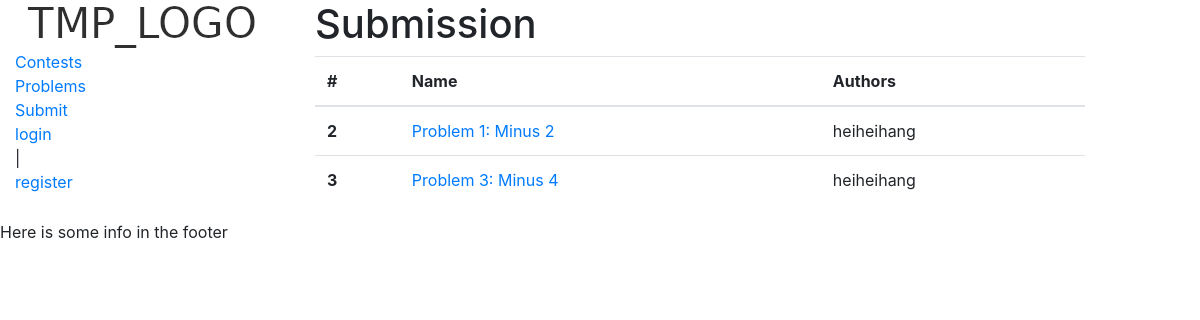
Screenshot of /submission/ with the database file from the repository.
### problem/models.py (models this page shows, shortened)
class ProblemModel(models.Model):
    name = models.CharField(max_length=100)
    authors = models.ManyToManyField(get_user_model())
    creation_time = models.DateTimeField(auto_now_add=True)
    problem_statement = models.TextField()
    visibility = models.OneToOneField(VisibilityModel, on_delete=models.CASCADE)
    contests = models.ManyToManyField(ContestModel)
    def author_string(self):
        authors_names = [a.get_username() for a in self.authors.all()]
        authors_names.sort()
        num_of_authors = len(authors_names)
        if num_of_authors == 0:
            return 'None'
        elif num_of_authors == 1:
            return authors_names[0]
        else:
            return ', '.join(authors_names[:-1]) + ' and ' + authors_names[-1]
    def is_visible(self, user):
        if self.authors.filter(pk=user.pk).exists():
            return True
        if self.visibility.is_visible(user):
            return True
        contests = [c for c in self.contests.all() if c.contestants.filter(pk=user.pk).exists()]
        time_now = datetime.now().astimezone()
        contests = [c for c in contests if time_now >= c.start_time]
        return len(contests) > 0

### submission/views.py (the view)
# urls.py: path('', views.problem_submission_index, name='submission_index')
def problem_submission_index(request):
    problems = ProblemModel.objects.all()
    problems = [p for p in problems if p.is_visible(request.user)]
    if(len(problems) > 100):
        problems = problems[:100]
    context = {
        'problems' : problems
    }
    return render(request, 'submission/submission_index.html', context)

### visibility/models.py (called while the page is built)
    def is_visible(self, user):
        if self.mode == 'PUB':
            return True
        elif self.mode == 'TIME':
            if datetime.utcnow() >= self.release_time:
                return True
        elif self.mode == 'PRIV':
            pass
        else:
            raise NotImplementedError
        return self.whitelist.filter(pk=user.pk).exists()

### submission/templates/submission/submission_index.html
{% extends 'base.html' %}
{% block content %}
<h1> Submission </h1>
<div>
    <table class="table">
      <thead>
        <tr>
        <th scope="col"> # </th>
        <th scope="col">Name</th>
        <th scope="col">Authors</th>
        </tr>
      </thead>
      <tbody>
        {% for problem in problems %}
        <tr>
          <th scope = "row"> {{problem.id}} </th>
          <td><a href="{{ problem.id }}">{{ problem.name }}</a></td>
          <td>{{ problem.author_string }}</td>
        </tr>
        {% endfor %}
      </tbody>
    </table>
</div>
{% endblock %}

### rows the page displays
ProblemModel: id "2", name "Problem 1: Minus 2", author_string "heiheihang"
ProblemModel: id "3", name "Problem 3: Minus 4", author_string "heiheihang"
